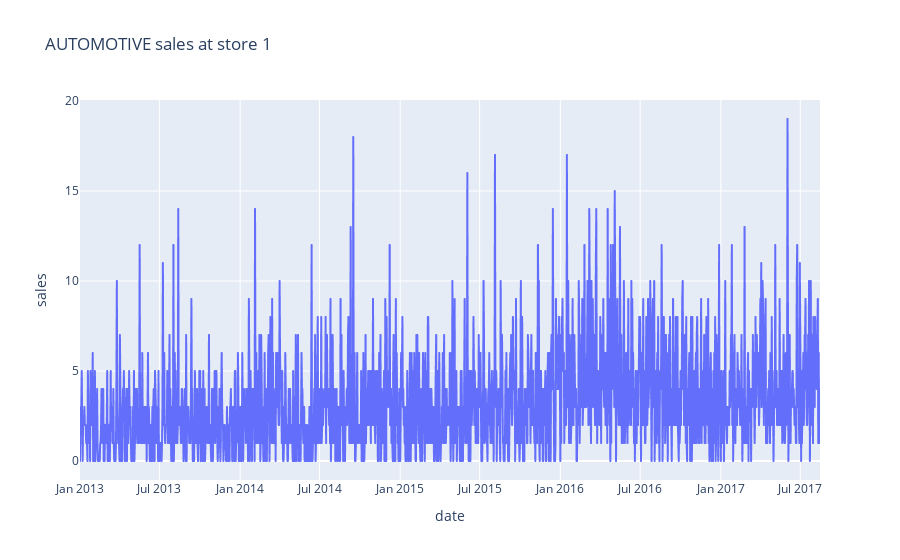
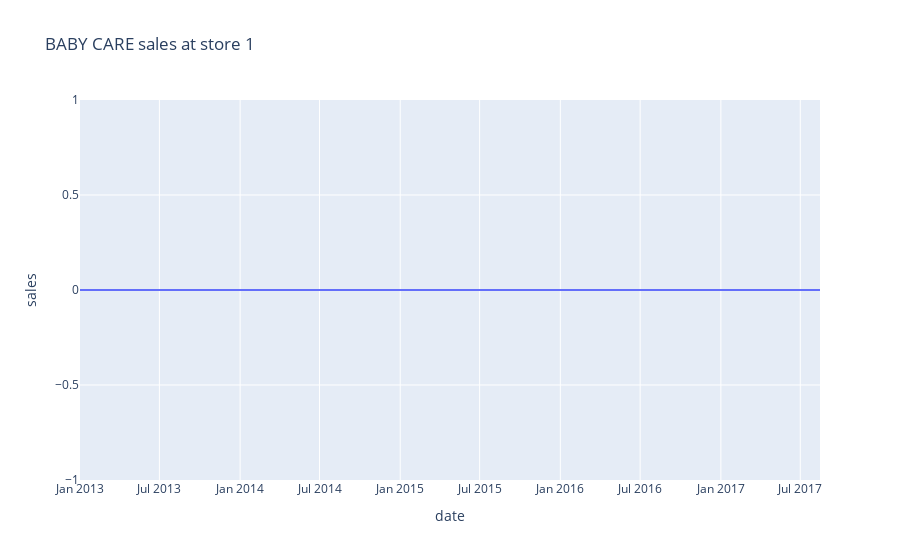
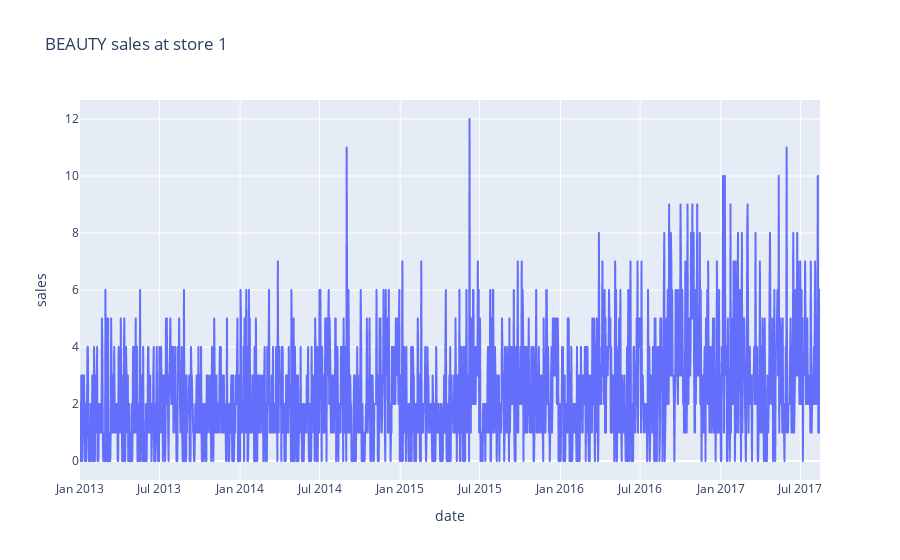

The notebook cell these images were saved under, in order:
### Code cell
store = 1
for i, family in enumerate(df_train.family.unique()):
    fig = px.line(df_train[(df_train.store_nbr == store) & (df_train.family == family)], 
            x='date', 
            y='sales', 
            title=f"{family} sales at store {store}")
    fig.show()
    if i ==2:
        break

### Figure 1 — Plotly figure (JSON) as saved in the notebook; plotly's stock layout.template omitted (floating-point values rounded to 4 significant figures; data arrays with more than 128 entries replaced by an {"elided": "..."} marker saying what was removed)
{"data": [{"hovertemplate": "date=%{x}<br>sales=%{y}<extra></extra>", "legendgroup": "", "line": {"color": "#636efa", "dash": "solid"}, "marker": {"symbol": "circle"}, "mode": "lines", "name": "", "showlegend": false, "type": "scattergl", "x": {"elided": "1684 str values"}, "xaxis": "x", "y": {"elided": "1684 int values"}, "yaxis": "y"}], "layout": {"legend": {"tracegroupgap": 0}, "title": {"text": "AUTOMOTIVE sales at store 1"}, "xaxis": {"anchor": "y", "domain": [0, 1], "title": {"text": "date"}}, "yaxis": {"anchor": "x", "domain": [0, 1], "title": {"text": "sales"}}}}

### Figure 2 — Plotly figure (JSON) as saved in the notebook; plotly's stock layout.template omitted (floating-point values rounded to 4 significant figures; data arrays with more than 128 entries replaced by an {"elided": "..."} marker saying what was removed)
{"data": [{"hovertemplate": "date=%{x}<br>sales=%{y}<extra></extra>", "legendgroup": "", "line": {"color": "#636efa", "dash": "solid"}, "marker": {"symbol": "circle"}, "mode": "lines", "name": "", "showlegend": false, "type": "scattergl", "x": {"elided": "1684 str values"}, "xaxis": "x", "y": {"elided": "1684 int values"}, "yaxis": "y"}], "layout": {"legend": {"tracegroupgap": 0}, "title": {"text": "BABY CARE sales at store 1"}, "xaxis": {"anchor": "y", "domain": [0, 1], "title": {"text": "date"}}, "yaxis": {"anchor": "x", "domain": [0, 1], "title": {"text": "sales"}}}}

### Figure 3 — Plotly figure (JSON) as saved in the notebook; plotly's stock layout.template omitted (floating-point values rounded to 4 significant figures; data arrays with more than 128 entries replaced by an {"elided": "..."} marker saying what was removed)
{"data": [{"hovertemplate": "date=%{x}<br>sales=%{y}<extra></extra>", "legendgroup": "", "line": {"color": "#636efa", "dash": "solid"}, "marker": {"symbol": "circle"}, "mode": "lines", "name": "", "showlegend": false, "type": "scattergl", "x": {"elided": "1684 str values"}, "xaxis": "x", "y": {"elided": "1684 int values"}, "yaxis": "y"}], "layout": {"legend": {"tracegroupgap": 0}, "title": {"text": "BEAUTY sales at store 1"}, "xaxis": {"anchor": "y", "domain": [0, 1], "title": {"text": "date"}}, "yaxis": {"anchor": "x", "domain": [0, 1], "title": {"text": "sales"}}}}
